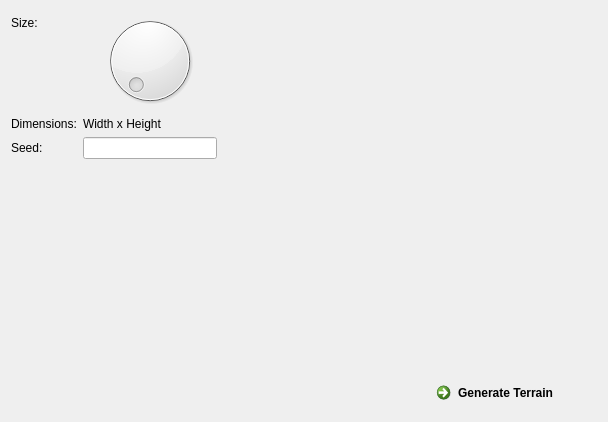
<?xml version="1.0" encoding="UTF-8"?>
<ui version="4.0">
 <class>Form</class>
 <widget class="QWidget" name="Form">
  <property name="geometry">
   <rect>
    <x>0</x>
    <y>0</y>
    <width>608</width>
    <height>422</height>
   </rect>
  </property>
  <property name="windowTitle">
   <string>Form</string>
  </property>
  <layout class="QHBoxLayout" name="horizontalLayout">
   <item>
    <layout class="QFormLayout" name="formLayout">
     <item row="3" column="0">
      <widget class="QLabel" name="seedLabel">
       <property name="text">
        <string>Seed:</string>
       </property>
      </widget>
     </item>
     <item row="3" column="1">
      <widget class="QLineEdit" name="lineEdit"/>
     </item>
     <item row="2" column="1">
      <widget class="QLabel" name="dimensionsLabel">
       <property name="text">
        <string>Width x Height</string>
       </property>
      </widget>
     </item>
     <item row="0" column="1">
      <widget class="QDial" name="sizeDial"/>
     </item>
     <item row="0" column="0">
      <widget class="QLabel" name="sizeLabel">
       <property name="text">
        <string>Size:</string>
       </property>
      </widget>
     </item>
     <item row="2" column="0">
      <widget class="QLabel" name="dimensionLabel">
       <property name="text">
        <string>Dimensions:</string>
       </property>
      </widget>
     </item>
    </layout>
   </item>
   <item>
    <spacer name="horizontalSpacer">
     <property name="orientation">
      <enum>Qt::Horizontal</enum>
     </property>
     <property name="sizeHint" stdset="0">
      <size>
       <width>40</width>
       <height>20</height>
      </size>
     </property>
    </spacer>
   </item>
   <item>
    <layout class="QVBoxLayout" name="verticalLayout_2">
     <item>
      <spacer name="verticalSpacer">
       <property name="orientation">
        <enum>Qt::Vertical</enum>
       </property>
       <property name="sizeHint" stdset="0">
        <size>
         <width>20</width>
         <height>40</height>
        </size>
       </property>
      </spacer>
     </item>
     <item>
      <widget class="QCommandLinkButton" name="generateTerrainButton">
       <property name="text">
        <string>Generate Terrain</string>
       </property>
      </widget>
     </item>
    </layout>
   </item>
  </layout>
 </widget>
 <resources/>
 <connections/>
</ui>
